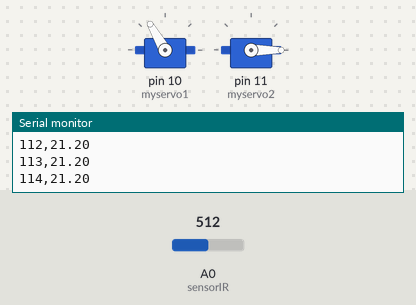
The sketch below on a simulated Arduino Uno, built with avr-gcc and run on an emulated ATmega328P. Parts: 2 × servo, the last lines printed to the serial monitor. Inputs (shaded band) come from the test bench; at power-on: A0 (sensorIR) = 512.

Above: at 1.2 s.
1.3 s: A0 (sensorIR) set to 0
At 1.66 s:
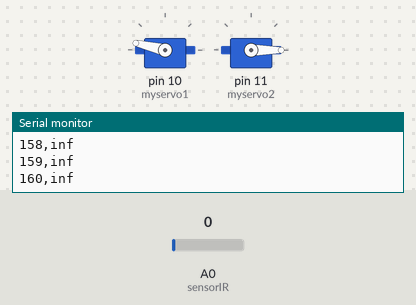
4.3 s: A0 (sensorIR) set to 190
At 4.69 s:
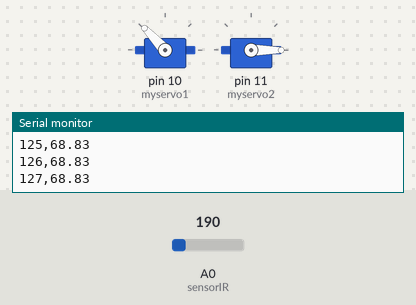
Timing chart, 0 to 16.3 s (numbered marks = the images above; inputs shaded):
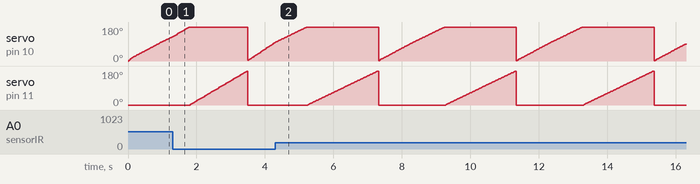

Measured:
- by itself, servo on pin 10 (myservo1): ramps from 2° to 180° and jumps back, once every 4.0 s
- by itself, servo on pin 11 (myservo2): ramps from 0° to 180° and jumps back, once every 4.0 s

The sketch:

kacper.ino
```cpp
#include <Servo.h>

Servo myservo1;
Servo myservo2;
#define sensorIR A0
float sensorValue, inches, cm;

int pos = 0;
const int servoPower = 2;

void setup()
{
  myservo1.attach(10);
  myservo2.attach(11);
  pinMode(servoPower, OUTPUT);

  Serial.begin(9600);
}
void loop(){
  digitalWrite(servoPower, HIGH);
  myservo1.write(0);
  myservo2.write(0);
  delay(1);
  for (pos = 0; pos <= 180; pos += 1)
  { // in steps of 1 degree
    myservo1.write(pos);
    delay(1);
    digitalWrite(servoPower, LOW);
    delay(3);
    sensorValue = analogRead(sensorIR);
    digitalWrite(servoPower, HIGH);
    inches = 4192.936 * pow(sensorValue, -0.935) - 3.937;
    //cm = 10650.08 * pow(sensorValue,-0.935) - 10;
//    Serial.println(inches);
    cm = inches * 2.54;

    Serial.print(pos);
    Serial.print(",");
    Serial.println(cm);

    delay(1);
  }
  delay(5);
  for (pos = 0; pos <= 180; pos += 1) {
    myservo2.write(pos);
    delay(1);
    digitalWrite(servoPower, LOW);
    delay(1);
    sensorValue = analogRead(sensorIR);
    digitalWrite(servoPower, HIGH);
    inches = 4192.936 * pow(sensorValue, -0.935) - 3.937;
    //cm = 10650.08 * pow(sensorValue,-0.935) - 10;
    delay(5);
    //  Serial.println(inches);
    cm = inches * 2.54;
    Serial.print(180 + pos);
    Serial.print(",");
    Serial.println(cm);
    delay(1);
  }
  delay(5);
}
```
